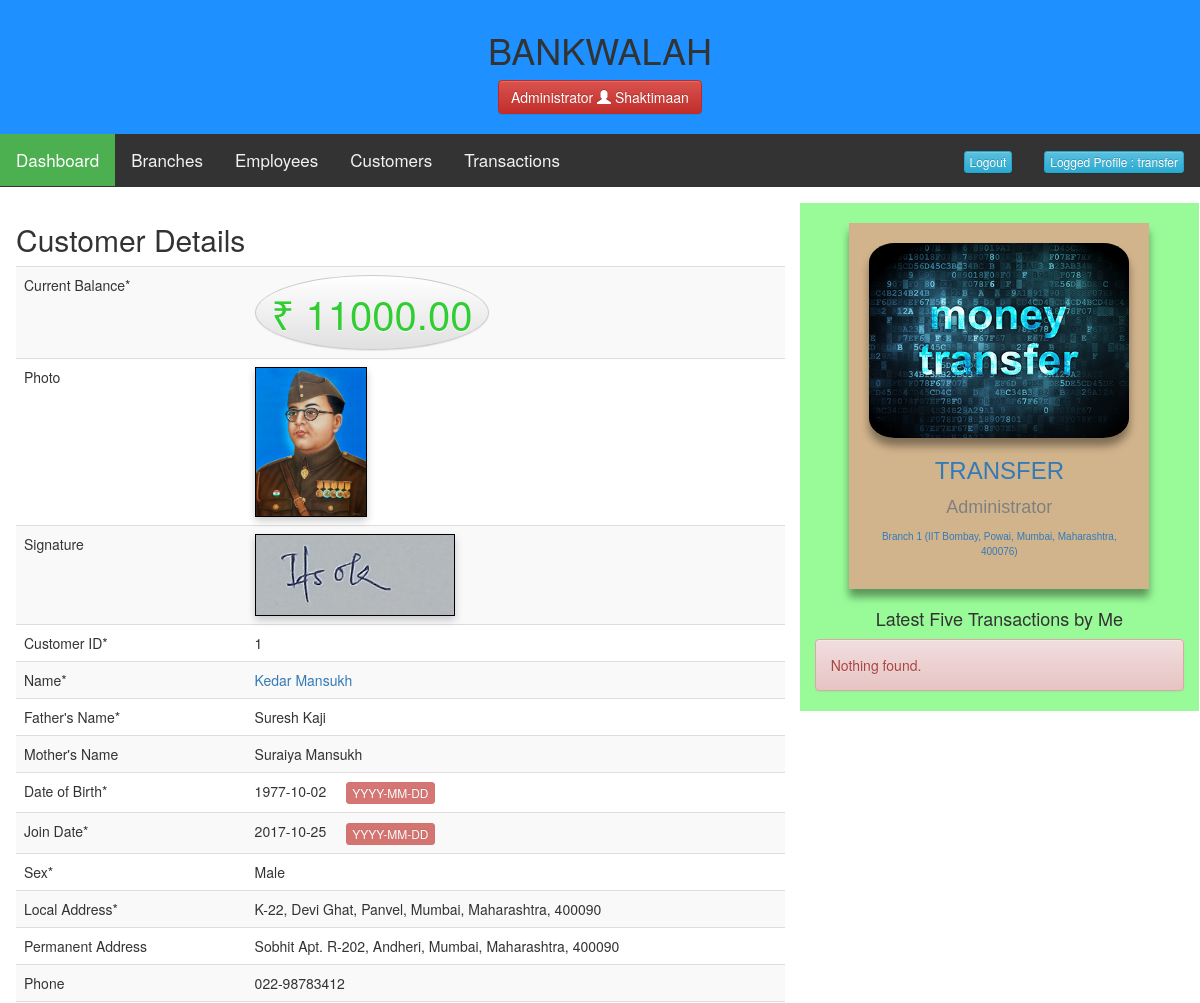
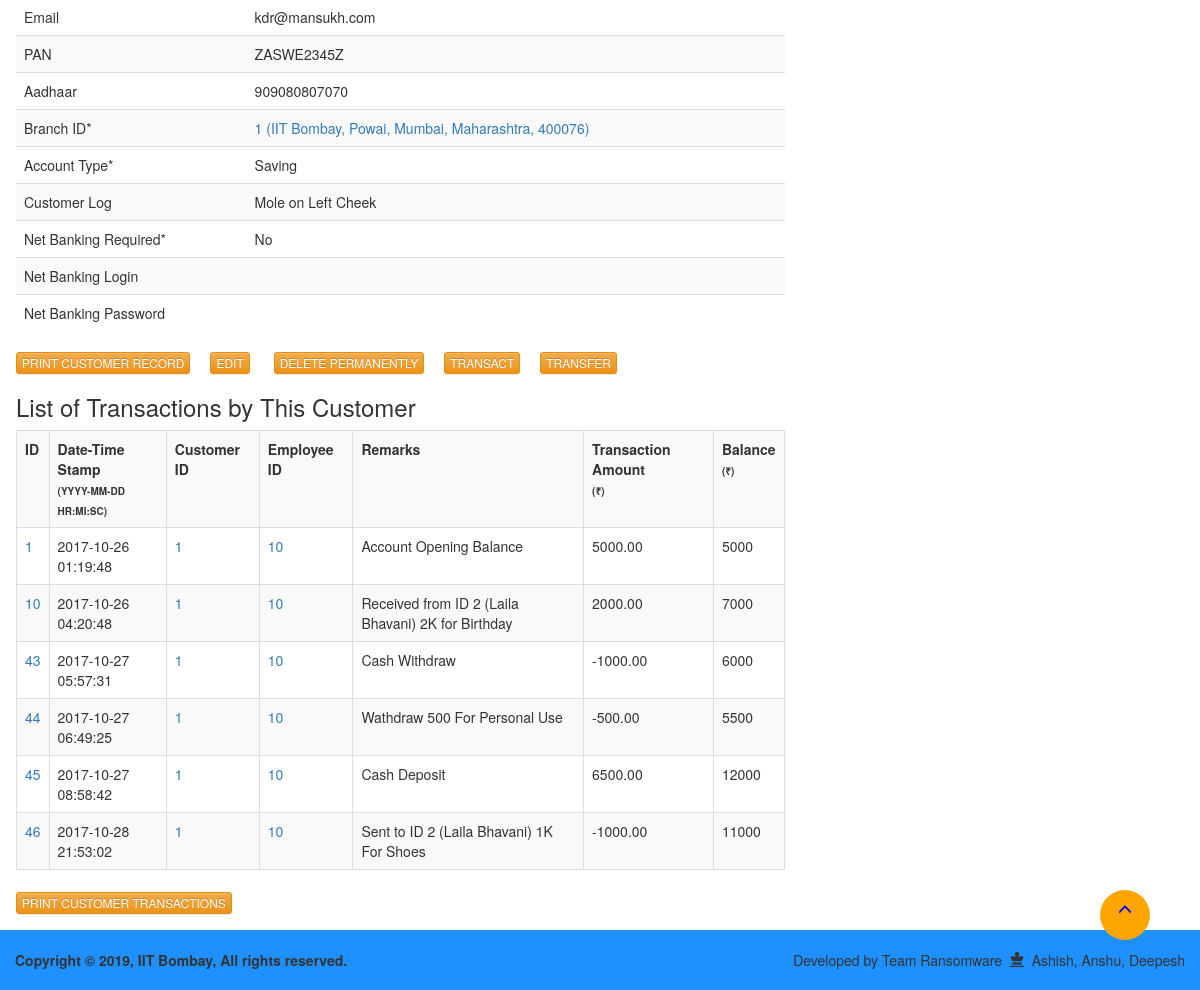
Page /admin-customer-view.php?id=1 (signed in) on the committed database (2 pictures, top to bottom).
### tables this page shows
CREATE TABLE `employees` (
  `EmpID` int(11) NOT NULL,
  `EmpName` varchar(255) NOT NULL,
  `EmpFName` varchar(255) NOT NULL,
  `EmpMName` varchar(255) DEFAULT NULL,
  `EmpDOB` date NOT NULL,
  `EmpJoinDate` date NOT NULL,
  `EmpSex` varchar(20) NOT NULL,
  `EmpLAdd` varchar(255) NOT NULL,
  `EmpPAdd` varchar(255) DEFAULT NULL,
  `EmpPhone` varchar(20) DEFAULT NULL,
  `EmpEmail` varchar(255) DEFAULT NULL,
  `EmpPAN` varchar(20) DEFAULT NULL,
  `EmpAadhaar` varchar(20) DEFAULT NULL,
  `EmpBrID` int(11) NOT NULL,
  `EmpRole` varchar(20) NOT NULL,
  `EmpLogin` varchar(20) NOT NULL,
  `EmpPass` varchar(20) NOT NULL
);

CREATE TABLE `customers` (
  `CustID` int(11) NOT NULL,
  `CustName` varchar(255) NOT NULL,
  `CustFName` varchar(255) NOT NULL,
  `CustMName` varchar(255) DEFAULT NULL,
  `CustDOB` date NOT NULL,
  `CustJoinDate` date NOT NULL,
  `CustSex` varchar(20) NOT NULL,
  `CustLAdd` varchar(255) NOT NULL,
  `CustPAdd` varchar(255) DEFAULT NULL,
  `CustPhone` varchar(20) DEFAULT NULL,
  `CustEmail` varchar(255) DEFAULT NULL,
  `CustPAN` varchar(20) DEFAULT NULL,
  `CustAadhaar` varchar(20) DEFAULT NULL,
  `CustBrID` int(11) NOT NULL,
  `CustACType` varchar(20) NOT NULL,
  `CustCurrBal` double(18,2) NOT NULL,
  `CustLog` text,
  `CustLogin` varchar(20) DEFAULT NULL,
  `CustPass` varchar(20) DEFAULT NULL,
  `CustNetBank` varchar(20) DEFAULT NULL
);

CREATE TABLE `branches` (
  `BrID` int(11) NOT NULL,
  `BrLoc` varchar(255) NOT NULL,
  `BrIFSC` varchar(20) NOT NULL,
  `BrOpenDate` date NOT NULL,
  `BrPhone` varchar(20) DEFAULT NULL,
  `BrEmail` varchar(255) DEFAULT NULL
);

CREATE TABLE `transactions` (
  `TrID` int(11) NOT NULL,
  `TrDateTime` datetime NOT NULL,
  `TrRemarks` varchar(255) DEFAULT NULL,
  `TrCustID` int(11) NOT NULL,
  `TrEmpID` int(11) NOT NULL,
  `TrAmount` double(18,2) NOT NULL
);

### admin-session.php (called while the page is built, shortened)
<?php
include_once "dbconfig.php";
$user_check = $_SESSION["login_shaktimaan"];
$ses_sql = mysqli_query($conn,"SELECT employees.EmpID, employees.EmpName, employees.EmpLogin, employees.EmpRole, branches.BrID, branches.BrLoc FROM employees INNER JOIN branches ON employees.EmpBrID=branches.BrID WHERE EmpRole='Administrator' AND EmpLogin='$user_check'");
$row = mysqli_fetch_array($ses_sql,MYSQLI_ASSOC);
$ses_EmpID = $row["EmpID"];
$ses_EmpName = $row["EmpName"];
$ses_EmpLogin = $row["EmpLogin"];
$ses_EmpRole = $row["EmpRole"];
$ses_BrID = $row["BrID"];
$ses_BrLoc = $row["BrLoc"];
?>

### admin-customer-view.php (the view, shortened to what this page needs)
<?php include_once "admin-session.php"; ?>
<!DOCTYPE html>
<html lang="en-US">
<head>
<?php include_once "admin-inc-head.php"; ?>
</head>
<body onscroll="navStick()">
<?php include_once "admin-inc-header.php"; ?>
<?php include_once "admin-inc-nav.php"; ?>
<div class="content">
	<div class="row">
		<div class="col-sm-8 mainbody-adm">
<h2>Customer Details</h2>
<?php
require_once "dbconfig.php";
if (isset($_GET["id"])) { $CustID = $_GET["id"];
$my_sql = mysqli_query($conn,"SELECT CustID FROM customers WHERE CustID=$_GET[id]");
$my_row = mysqli_fetch_array($my_sql,MYSQLI_ASSOC);
$my_ID = $my_row["CustID"];
}
if (isset($_POST["submitnew"]) || isset($_POST["submitedit"]) || ($_GET["id"] == $my_ID)) {
$sql = "SELECT *, branches.BrLoc FROM customers INNER JOIN branches ON customers.CustBrID=branches.BrID WHERE CustID=".$CustID;
$result = $conn->query($sql);
if ($result->num_rows > 0) {
	while($row = $result->fetch_assoc()) {
		echo "<div class=\"table-responsive\" id=\"printcustrecord\">
<table class=\"table table-striped\">
	<tr>
		<td>Current Balance*</td>
		<td style=\"width:70%;\"><button type=\"button\" class=\"btn btn-default btn-lg\" style=\"color:limegreen; font-size:40px; border-radius:50%;\">&#8377; ".$row["CustCurrBal"]."</button></td>
	</tr>
	<tr>
		<td style=\"width:30%;\">Photo</td>
		<td style=\"width:70%;\"><img src=\"img-customers/".$row["CustID"]."-photo.jpg\" alt=\"".$row["CustName"]." - Photo Load Error\" class=\"picsig\"></td>
	</tr>
	<tr>
		<td style=\"width:30%;\">Signature</td>
		<td style=\"width:70%;\"><img src=\"img-customers/".$row["CustID"]."-sig.jpg\" alt=\"".$row["CustName"]." - Sig Load Error \" class=\"picsig\"></td>
	</tr>
	<tr>
		<td style=\"width:30%;\">Customer ID*</td>
		<td style=\"width:70%;\">".$row["CustID"]."</td>
	</tr>
	<tr>
		<td>Name*</td>
		<td style=\"width:70%;\"><a href=\"admin-customer-view.php?id=".$row["CustID"]."\">".$row["CustName"]."</a></td>
	</tr>
	<tr>
		<td>Father's Name*</td>
		<td style=\"width:70%;\">".$row["CustFName"]."</td>
	</tr>
	<tr>
		<td>Mother's Name</td>
		<td style=\"width:70%;\">".$row["CustMName"]."</td>
	</tr>
	<tr>
		<td>Date of Birth*</td>
		<td>".$row["CustDOB"]."<button type=\"button\" class=\"btn btn-danger btn-xs\" style=\"margin-left:20px;\" disabled>YYYY-MM-DD</button></td>
	</tr>
	<tr>
		<td>Join Date*</td>
		<td>".$row["CustJoinDate"]."<button type=\"button\" class=\"btn btn-danger btn-xs\" style=\"margin-left:20px;\" disabled>YYYY-MM-DD</button></td>
	</tr>
	<tr>
		<td>Sex*</td>
		<td>".$row["CustSex"]."</td>
	</tr>
	<tr>
		<td>Local Address*</td>
		<td style=\"width:70%;\">".$row["CustLAdd"]."</td>
	</tr>
	<tr>
		<td>Permanent Address</td>
		<td style=\"width:70%;\">".$row["CustPAdd"]."</td>
	</tr>
	<tr>
		<td>Phone</td>
		<td style=\"width:70%;\">".$row["CustPhone"]."</td>
	</tr>
	<tr>
		<td>Email</td>
		<td style=\"width:70%;\">".$row["CustEmail"]."</td>
	</tr>
	<tr>
		<td>PAN</td>
		<td style=\"width:70%;\">".$row["CustPAN"]."</td>
	</tr>
	<tr>
		<td>Aadhaar</td>
		<td style=\"width:70%;\">".$row["CustAadhaar"]."</td>
	</tr>
	<tr>
		<td>Branch ID*</td>
		<td style=\"width:70%;\"><a href=\"admin-branch-view.php?id=".$row["CustBrID"]."\">".$row["CustBrID"]." (".$row["BrLoc"].")</a></td>
	</tr>
	<tr>
		<td>Account Type*</td>
		<td style=\"width:70%;\">".$row["CustACType"]."</td>
	</tr>
	<tr>
		<td>Customer Log</td>
		<td style=\"width:70%;\">".$row["CustLog"]."</td>
	</tr>
	<tr>
		<td>Net Banking Required*</td>
		<td style=\"width:70%;\">".$row["CustNetBank"]."</td>
	</tr>
	<tr>
		<td>Net Banking Login</td>
		<td style=\"width:70%;\">".$row["CustLogin"]."</td>
	</tr>
	<tr>
		<td>Net Banking Password</td>
		<td style=\"width:70%;\">".$row["CustPass"]."</td>
	</tr>
</table>
</div>
<button type=\"button\" class=\"btn btn-warning btn-xs\" onclick=\"printDiv('printcustrecord')\">PRINT CUSTOMER RECORD</button><a href=\"admin-customer-edit.php?id=".$row["CustID"]."\"><button type=\"button\" class=\"btn btn-warning btn-xs\" style=\"margin-left:20px;\">EDIT</button></a>
<a href=\"admin-customer-deleted.php?id=".$row["CustID"]."&name=".$row["CustName"]."&fname=".$row["CustFName"]."\"><button onclick=\"alertdeleteFunction()\" type=\"button\" class=\"btn btn-warning btn-xs\" style=\"margin-left:20px;\">DELETE PERMANENTLY</button></a><a href=\"admin-trans-new.php?id=".$row["CustID"]."&name=".$row["CustName"]."&bal=".$row["CustCurrBal"]."\"><button type=\"button\" class=\"btn btn-warning btn-xs\" style=\"margin-left:20px;\">TRANSACT</button></a><a href=\"admin-trans-tform.php?id=".$row["CustID"]."&name=".$row["CustName"]."&bal=".$row["CustCurrBal"]."\"><button type=\"button\" class=\"btn btn-warning btn-xs\" style=\"margin-left:20px;\">TRANSFER</button></a>";
	}
}
else {
	echo "<div class=\"alert alert-danger\">Nothing found.</div>";
}
echo "<h3>List of Transactions by This Customer</h3>";
$sql_transcust = "SELECT * FROM transactions WHERE TrCustID=".$CustID." ORDER BY TrID ASC";
$result_transcust = $conn->query($sql_transcust);
if ($result_transcust->num_rows > 0) {
	echo "<div class=\"table-responsive\" id=\"printtranscust\">
<table class=\"table table-striped table-bordered\">
	<tr>
		<th>ID</th>
		<th>Date-Time Stamp<br /><span style=\"font-size:10px;\">(YYYY-MM-DD HR:MI:SC)</span></th>
		<th>Customer ID</th>
		<th>Employee ID</th>
		<th>Remarks</th>
		<th>Transaction Amount<br /><span style=\"font-size:10px;\">(&#8377;)</span></th>
		<th>Balance<br /><span style=\"font-size:10px;\">(&#8377;)</span></th>
	</tr>";
	$finbal = 0.00;
	while($row = $result_transcust->fetch_assoc()) {
		$finbal = $finbal + $row["TrAmount"];
		echo "<tr>
				<td><a href=\"admin-trans-view.php?id=".$row["TrID"]."\">".$row["TrID"]."</a></td>
				<td>".$row["TrDateTime"]."</td>
				<td><a href=\"admin-customer-view.php?id=".$row["TrCustID"]."\">".$row["TrCustID"]."</a></td>
				<td><a href=\"admin-employee-view.php?id=".$row["TrEmpID"]."\">".$row["TrEmpID"]."</a></td>
				<td>".$row["TrRemarks"]."</td>
				<td>".$row["TrAmount"]."</td>
				<td>".$finbal."</td>
			</tr>";
    }
	echo "</table></div>
		<button type=\"button\" class=\"btn btn-warning btn-xs\" onclick=\"printDiv('printtranscust')\">PRINT CUSTOMER TRANSACTIONS</button>";
}
else {
	echo "<div class=\"alert alert-danger\">Nothing found.</div>";
}
}
else {
	header("Location: admin-dashboard.php");
}
?>
		</div>
		<div class="col-sm-4 mainside-adm"><?php include_once "admin-inc-sidebar.php"; ?></div>
	</div>
</div>
<div class="col-sm-12 mainfoot-adm"><?php include_once "admin-inc-footer.php"; ?></div>
<?php $conn->close(); ?></body>
</html>

### admin-inc-nav.php
<div id="navbar">
	<a class="active" href="admin-dashboard.php">Dashboard</a>
	<a href="admin-branch-searched.php">Branches</a>
	<a href="admin-employee-searched.php">Employees</a>
	<a href="admin-customer-searched.php">Customers</a>
	<a href="admin-trans-searched.php">Transactions</a>
	<?php echo "<a href=\"admin-employee-view.php?id=".$ses_EmpID."\" style=\"float:right;\"><button type=\"button\" class=\"btn btn-info btn-xs\">Logged Profile : ".$ses_EmpLogin."</button></a>"; ?>
	<a href="admin-logout.php" style="float:right;"><button type="button" class="btn btn-info btn-xs">Logout</button></a>
</div>

### admin-inc-sidebar.php
<div class="card" style="margin-top:20px; margin-bottom:20px;">
	<?php echo "<img src=\"img-employees/".$ses_EmpID."-photo.jpg\" alt=\"".$ses_EmpName."\" class=\"card-image\">"; ?>
	<h3><?php echo "<a href=\"admin-employee-view.php?id=".$ses_EmpID."\">".$ses_EmpName."</a>"; ?></h3>
	<p class="card-title"><?php echo $ses_EmpRole; ?></p>
	<p style="font-size:10px;"><?php echo "<a href=\"admin-branch-view.php?id=".$ses_BrID."\">Branch ".$ses_BrID." (".$ses_BrLoc.")</a>"; ?></p>
</div>
<?php
echo "<h4 style=\"text-align:center;\">Latest Five Transactions by Me</h4>";
$sql_transemp = "SELECT TrID, TrDateTime, TrCustID, TrAmount FROM transactions WHERE TrEmpID=".$ses_EmpID." ORDER BY TrID DESC LIMIT 5";
$result_transemp = $conn->query($sql_transemp);
if ($result_transemp->num_rows > 0) {
	echo "<div class=\"table-responsive\">
<table class=\"table table-striped table-bordered\">
	<tr>
		<th>ID</th>
		<th>Date-Time Stamp<br /><span style=\"font-size:10px;\">(YYYY-MM-DD HR:MI:SC)</span></th>
		<th>Customer ID</th>
		<th>Transaction Amount<br /><span style=\"font-size:10px;\">(&#8377;)</span></th>
	</tr>";
	while($row = $result_transemp->fetch_assoc()) {
		echo "<tr>
				<td><a href=\"admin-trans-view.php?id=".$row["TrID"]."\">".$row["TrID"]."</a></td>
				<td>".$row["TrDateTime"]."</td>
				<td><a href=\"admin-customer-view.php?id=".$row["TrCustID"]."\">".$row["TrCustID"]."</a></td>
				<td>".$row["TrAmount"]."</td>
			</tr>";
    }
	echo "</table></div>";
}
else {
	echo "<div class=\"alert alert-danger\">Nothing found.</div>";
}
?>

### css/sticky.css (style rules this page uses)
body { margin: 0; font-size: 28px; }
#navbar { overflow: hidden; background-color: #333; z-index: 100; }
#navbar a { float: left; display: block; color: #f2f2f2; text-align: center; padding: 14px 16px; text-decoration: none; font-size: 17px; }
#navbar a.active { background-color: #4CAF50; color: white; }
.content { padding: 16px; }

### css/profilecard.css (style rules this page uses)
.card { box-shadow: 0 8px 8px 0 rgba(0, 0, 0, 0.4); max-width: 300px; margin: auto; text-align: center; font-family: arial; padding: 20px; background-color: tan; }
.card-title { color: grey; font-size: 18px; }
.card-image { width: 100%; border-radius: 10%; max-width: 280px; box-shadow: 0 8px 8px 0 rgba(0, 0, 0, 0.4); }

### css/passbook.css (style rules this page uses)
.picsig { max-width: 200px; max-height: 150px; box-shadow: 0 4px 8px 0 rgba(0, 0, 0, 0.2); border: 1px solid black; }

### css/layouts.css (style rules this page uses)
.mainfoot-adm { background-color: #1e90ff; }
.mainbody-adm { background-color: #ffffff; }
.mainside-adm { background-color: palegreen; }

### rows in the picture
employees: EmpLogin "transfer", EmpName "TRANSFER", EmpRole "Administrator", branches.BrID "1", branches.BrLoc "IIT Bombay, Powai, Mumbai, Maharashtra, 400076"
customers: CustCurrBal "11000.00", CustID "1", CustName "Kedar Mansukh", CustFName "Suresh Kaji", CustMName "Suraiya Mansukh", CustDOB "1977-10-02", CustJoinDate "2017-10-25", CustSex "Male", CustLAdd "K-22, Devi Ghat, Panvel, Mumbai, Maharashtra, 400090", CustPAdd "Sobhit Apt. R-202, Andheri, Mumbai, Maharashtra, 400090", CustPhone "022-98783412", CustEmail "kdr@mansukh.com", CustPAN "ZASWE2345Z", CustAadhaar "909080807070", CustBrID "1", branches.BrLoc "IIT Bombay, Powai, Mumbai, Maharashtra, 400076", CustACType "Saving", CustLog "Mole on Left Cheek", CustNetBank "No"
transactions: TrID "1", TrDateTime "2017-10-26 01:19:48", TrCustID "1", TrEmpID "10", TrRemarks "Account Opening Balance", TrAmount "5000.00", finbal "5000"
transactions: TrID "10", TrDateTime "2017-10-26 04:20:48", TrCustID "1", TrEmpID "10", TrRemarks "Received from ID 2 (Laila Bhavani) 2K for Birthday", TrAmount "2000.00", finbal "7000"
transactions: TrID "43", TrDateTime "2017-10-27 05:57:31", TrCustID "1", TrEmpID "10", TrRemarks "Cash Withdraw", TrAmount "-1000.00", finbal "6000"
transactions: TrID "44", TrDateTime "2017-10-27 06:49:25", TrCustID "1", TrEmpID "10", TrRemarks "Wathdraw 500 For Personal Use", TrAmount "-500.00", finbal "5500"
transactions: TrID "45", TrDateTime "2017-10-27 08:58:42", TrCustID "1", TrEmpID "10", TrRemarks "Cash Deposit", TrAmount "6500.00", finbal "12000"
transactions: TrID "46", TrDateTime "2017-10-28 21:53:02", TrCustID "1", TrEmpID "10", TrRemarks "Sent to ID 2 (Laila Bhavani) 1K For Shoes", TrAmount "-1000.00", finbal "11000"
